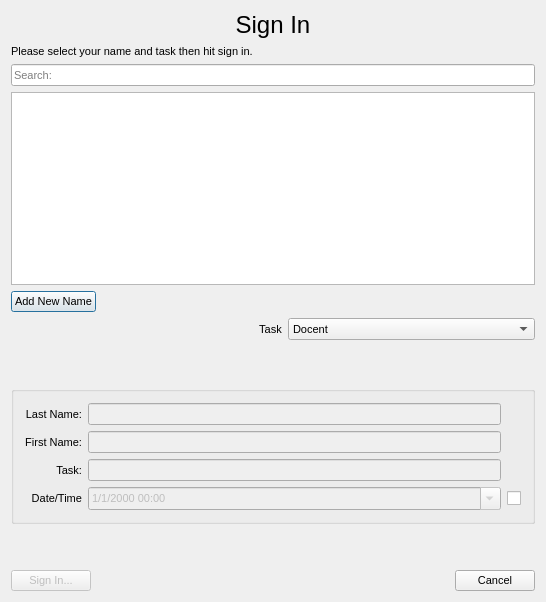
<?xml version="1.0" encoding="UTF-8"?>
<ui version="4.0">
 <class>SignInDialog</class>
 <widget class="QDialog" name="SignInDialog">
  <property name="geometry">
   <rect>
    <x>0</x>
    <y>0</y>
    <width>546</width>
    <height>602</height>
   </rect>
  </property>
  <property name="sizePolicy">
   <sizepolicy hsizetype="Fixed" vsizetype="Fixed">
    <horstretch>0</horstretch>
    <verstretch>0</verstretch>
   </sizepolicy>
  </property>
  <property name="minimumSize">
   <size>
    <width>300</width>
    <height>400</height>
   </size>
  </property>
  <property name="maximumSize">
   <size>
    <width>1000</width>
    <height>1000</height>
   </size>
  </property>
  <property name="windowTitle">
   <string/>
  </property>
  <property name="modal">
   <bool>true</bool>
  </property>
  <layout class="QVBoxLayout" name="verticalLayout_2">
   <item>
    <layout class="QVBoxLayout" name="verticalLayout">
     <item>
      <widget class="QLabel" name="label_3">
       <property name="sizePolicy">
        <sizepolicy hsizetype="Minimum" vsizetype="Minimum">
         <horstretch>0</horstretch>
         <verstretch>0</verstretch>
        </sizepolicy>
       </property>
       <property name="font">
        <font>
         <pointsize>18</pointsize>
         <weight>50</weight>
         <bold>false</bold>
        </font>
       </property>
       <property name="text">
        <string>Sign In</string>
       </property>
       <property name="textFormat">
        <enum>Qt::AutoText</enum>
       </property>
       <property name="alignment">
        <set>Qt::AlignCenter</set>
       </property>
      </widget>
     </item>
     <item>
      <widget class="QLabel" name="label">
       <property name="font">
        <font>
         <pointsize>8</pointsize>
        </font>
       </property>
       <property name="text">
        <string>Please select your name and task then hit sign in.</string>
       </property>
      </widget>
     </item>
     <item>
      <widget class="QLineEdit" name="search">
       <property name="font">
        <font>
         <pointsize>8</pointsize>
        </font>
       </property>
       <property name="placeholderText">
        <string>Search:</string>
       </property>
      </widget>
     </item>
     <item>
      <widget class="QListWidget" name="nameList">
       <property name="font">
        <font>
         <pointsize>8</pointsize>
        </font>
       </property>
       <property name="editTriggers">
        <set>QAbstractItemView::DoubleClicked|QAbstractItemView::EditKeyPressed</set>
       </property>
       <property name="tabKeyNavigation">
        <bool>false</bool>
       </property>
       <property name="alternatingRowColors">
        <bool>true</bool>
       </property>
      </widget>
     </item>
    </layout>
   </item>
   <item>
    <layout class="QHBoxLayout" name="horizontalLayout">
     <item>
      <widget class="QPushButton" name="addNameBtn">
       <property name="font">
        <font>
         <pointsize>8</pointsize>
        </font>
       </property>
       <property name="text">
        <string>Add New Name</string>
       </property>
      </widget>
     </item>
     <item>
      <spacer name="horizontalSpacer">
       <property name="orientation">
        <enum>Qt::Horizontal</enum>
       </property>
       <property name="sizeType">
        <enum>QSizePolicy::Minimum</enum>
       </property>
       <property name="sizeHint" stdset="0">
        <size>
         <width>521</width>
         <height>20</height>
        </size>
       </property>
      </spacer>
     </item>
    </layout>
   </item>
   <item>
    <layout class="QHBoxLayout" name="horizontalLayout_4">
     <item>
      <spacer name="horizontalSpacer_4">
       <property name="font">
        <font>
         <pointsize>8</pointsize>
        </font>
       </property>
       <property name="orientation">
        <enum>Qt::Horizontal</enum>
       </property>
       <property name="sizeType">
        <enum>QSizePolicy::Expanding</enum>
       </property>
       <property name="sizeHint" stdset="0">
        <size>
         <width>40</width>
         <height>20</height>
        </size>
       </property>
      </spacer>
     </item>
     <item>
      <widget class="QLabel" name="label_4">
       <property name="font">
        <font>
         <pointsize>8</pointsize>
        </font>
       </property>
       <property name="text">
        <string>Task</string>
       </property>
       <property name="alignment">
        <set>Qt::AlignCenter</set>
       </property>
       <property name="buddy">
        <cstring>taskCombo</cstring>
       </property>
      </widget>
     </item>
     <item>
      <widget class="QComboBox" name="taskCombo">
       <property name="sizePolicy">
        <sizepolicy hsizetype="Expanding" vsizetype="Fixed">
         <horstretch>0</horstretch>
         <verstretch>0</verstretch>
        </sizepolicy>
       </property>
       <property name="font">
        <font>
         <pointsize>8</pointsize>
        </font>
       </property>
       <property name="whatsThis">
        <string/>
       </property>
       <property name="currentText">
        <string comment="asf" extracomment="fw">Docent</string>
       </property>
       <property name="maxVisibleItems">
        <number>11</number>
       </property>
       <item>
        <property name="text">
         <string>Docent</string>
        </property>
       </item>
       <item>
        <property name="text">
         <string>Simulator Operation</string>
        </property>
       </item>
       <item>
        <property name="text">
         <string>Management</string>
        </property>
       </item>
       <item>
        <property name="text">
         <string>Collections Management</string>
        </property>
       </item>
       <item>
        <property name="text">
         <string>Maintenance</string>
        </property>
       </item>
       <item>
        <property name="text">
         <string>Events</string>
        </property>
       </item>
       <item>
        <property name="text">
         <string>Exhibits</string>
        </property>
       </item>
       <item>
        <property name="text">
         <string>Simulator Maintenance</string>
        </property>
       </item>
       <item>
        <property name="text">
         <string>Ham Radio</string>
        </property>
       </item>
       <item>
        <property name="text">
         <string>BOD</string>
        </property>
       </item>
       <item>
        <property name="text">
         <string>Other</string>
        </property>
       </item>
      </widget>
     </item>
    </layout>
   </item>
   <item>
    <spacer name="verticalSpacer_2">
     <property name="font">
      <font>
       <pointsize>8</pointsize>
      </font>
     </property>
     <property name="orientation">
      <enum>Qt::Vertical</enum>
     </property>
     <property name="sizeType">
      <enum>QSizePolicy::Maximum</enum>
     </property>
     <property name="sizeHint" stdset="0">
      <size>
       <width>20</width>
       <height>40</height>
      </size>
     </property>
    </spacer>
   </item>
   <item>
    <widget class="QGroupBox" name="groupBox">
     <property name="font">
      <font>
       <pointsize>8</pointsize>
      </font>
     </property>
     <property name="title">
      <string/>
     </property>
     <property name="flat">
      <bool>false</bool>
     </property>
     <property name="checkable">
      <bool>false</bool>
     </property>
     <property name="checked">
      <bool>false</bool>
     </property>
     <layout class="QGridLayout" name="gridLayout">
      <item row="0" column="1">
       <widget class="QLineEdit" name="lastEdit">
        <property name="enabled">
         <bool>false</bool>
        </property>
        <property name="font">
         <font>
          <pointsize>8</pointsize>
         </font>
        </property>
       </widget>
      </item>
      <item row="1" column="1">
       <widget class="QLineEdit" name="firstEdit">
        <property name="enabled">
         <bool>false</bool>
        </property>
        <property name="font">
         <font>
          <pointsize>8</pointsize>
         </font>
        </property>
       </widget>
      </item>
      <item row="3" column="0">
       <widget class="QLabel" name="label_7">
        <property name="font">
         <font>
          <pointsize>8</pointsize>
         </font>
        </property>
        <property name="text">
         <string>Date/Time</string>
        </property>
        <property name="alignment">
         <set>Qt::AlignRight|Qt::AlignTrailing|Qt::AlignVCenter</set>
        </property>
       </widget>
      </item>
      <item row="3" column="1">
       <widget class="QDateTimeEdit" name="dateTimeEdit">
        <property name="enabled">
         <bool>false</bool>
        </property>
        <property name="font">
         <font>
          <pointsize>8</pointsize>
         </font>
        </property>
        <property name="displayFormat">
         <string>M/d/yyyy hh:mm</string>
        </property>
        <property name="calendarPopup">
         <bool>true</bool>
        </property>
       </widget>
      </item>
      <item row="3" column="2">
       <widget class="QCheckBox" name="dateCheck">
        <property name="sizePolicy">
         <sizepolicy hsizetype="Maximum" vsizetype="Fixed">
          <horstretch>0</horstretch>
          <verstretch>0</verstretch>
         </sizepolicy>
        </property>
        <property name="font">
         <font>
          <pointsize>8</pointsize>
         </font>
        </property>
        <property name="text">
         <string/>
        </property>
       </widget>
      </item>
      <item row="0" column="0">
       <widget class="QLabel" name="label_2">
        <property name="sizePolicy">
         <sizepolicy hsizetype="Maximum" vsizetype="Preferred">
          <horstretch>0</horstretch>
          <verstretch>0</verstretch>
         </sizepolicy>
        </property>
        <property name="font">
         <font>
          <pointsize>8</pointsize>
         </font>
        </property>
        <property name="text">
         <string>Last Name:</string>
        </property>
        <property name="alignment">
         <set>Qt::AlignRight|Qt::AlignTrailing|Qt::AlignVCenter</set>
        </property>
       </widget>
      </item>
      <item row="1" column="0">
       <widget class="QLabel" name="label_5">
        <property name="font">
         <font>
          <pointsize>8</pointsize>
         </font>
        </property>
        <property name="text">
         <string>First Name:</string>
        </property>
        <property name="alignment">
         <set>Qt::AlignRight|Qt::AlignTrailing|Qt::AlignVCenter</set>
        </property>
       </widget>
      </item>
      <item row="2" column="0">
       <widget class="QLabel" name="label_6">
        <property name="font">
         <font>
          <pointsize>8</pointsize>
         </font>
        </property>
        <property name="text">
         <string>Task:</string>
        </property>
        <property name="alignment">
         <set>Qt::AlignRight|Qt::AlignTrailing|Qt::AlignVCenter</set>
        </property>
       </widget>
      </item>
      <item row="2" column="1">
       <widget class="QLineEdit" name="taskEdit">
        <property name="enabled">
         <bool>false</bool>
        </property>
        <property name="font">
         <font>
          <pointsize>8</pointsize>
         </font>
        </property>
       </widget>
      </item>
     </layout>
    </widget>
   </item>
   <item>
    <spacer name="verticalSpacer">
     <property name="font">
      <font>
       <pointsize>8</pointsize>
      </font>
     </property>
     <property name="orientation">
      <enum>Qt::Vertical</enum>
     </property>
     <property name="sizeType">
      <enum>QSizePolicy::Maximum</enum>
     </property>
     <property name="sizeHint" stdset="0">
      <size>
       <width>20</width>
       <height>40</height>
      </size>
     </property>
    </spacer>
   </item>
   <item>
    <layout class="QHBoxLayout" name="horizontalLayout_3">
     <item>
      <widget class="QPushButton" name="signInBtn2">
       <property name="enabled">
        <bool>false</bool>
       </property>
       <property name="sizePolicy">
        <sizepolicy hsizetype="Minimum" vsizetype="Fixed">
         <horstretch>0</horstretch>
         <verstretch>0</verstretch>
        </sizepolicy>
       </property>
       <property name="font">
        <font>
         <pointsize>8</pointsize>
        </font>
       </property>
       <property name="text">
        <string>Sign In...</string>
       </property>
      </widget>
     </item>
     <item>
      <spacer name="horizontalSpacer_3">
       <property name="font">
        <font>
         <pointsize>8</pointsize>
        </font>
       </property>
       <property name="orientation">
        <enum>Qt::Horizontal</enum>
       </property>
       <property name="sizeHint" stdset="0">
        <size>
         <width>40</width>
         <height>20</height>
        </size>
       </property>
      </spacer>
     </item>
     <item>
      <widget class="QPushButton" name="cancelBtn">
       <property name="font">
        <font>
         <pointsize>8</pointsize>
        </font>
       </property>
       <property name="text">
        <string>Cancel</string>
       </property>
      </widget>
     </item>
    </layout>
   </item>
  </layout>
 </widget>
 <layoutdefault spacing="6" margin="11"/>
 <tabstops>
  <tabstop>search</tabstop>
  <tabstop>nameList</tabstop>
  <tabstop>taskCombo</tabstop>
  <tabstop>signInBtn2</tabstop>
  <tabstop>cancelBtn</tabstop>
  <tabstop>dateCheck</tabstop>
  <tabstop>lastEdit</tabstop>
  <tabstop>firstEdit</tabstop>
  <tabstop>taskEdit</tabstop>
  <tabstop>dateTimeEdit</tabstop>
 </tabstops>
 <resources/>
 <connections>
  <connection>
   <sender>cancelBtn</sender>
   <signal>clicked()</signal>
   <receiver>SignInDialog</receiver>
   <slot>reject()</slot>
   <hints>
    <hint type="sourcelabel">
     <x>247</x>
     <y>489</y>
    </hint>
    <hint type="destinationlabel">
     <x>164</x>
     <y>343</y>
    </hint>
   </hints>
  </connection>
 </connections>
</ui>
